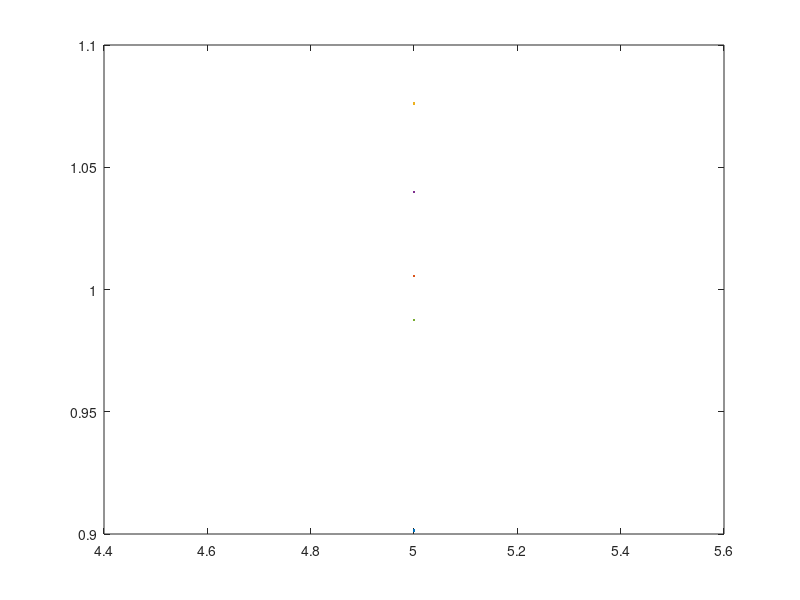

MATLAB code for this plot:
% Ex 11 This program plots for the second-order control system. User is prompted to enter vector x that represents range (x-axis) over given plots of ζ.
% author: Ericka Howard
clc;
close all;

v_values = [0.1 0.2 0.4 0.7 0.9];
for i = 1:1:5
    v = v_values(i);
    x = input("Enter a vector range for x: \n");
    y=1-((1./(sqrt(1-v.^2)).*(exp(-v*x)).*(sin((sqrt(1-v.^2)*x)+acos(v)))));
    
    plot(x,y)
    hold on
end
